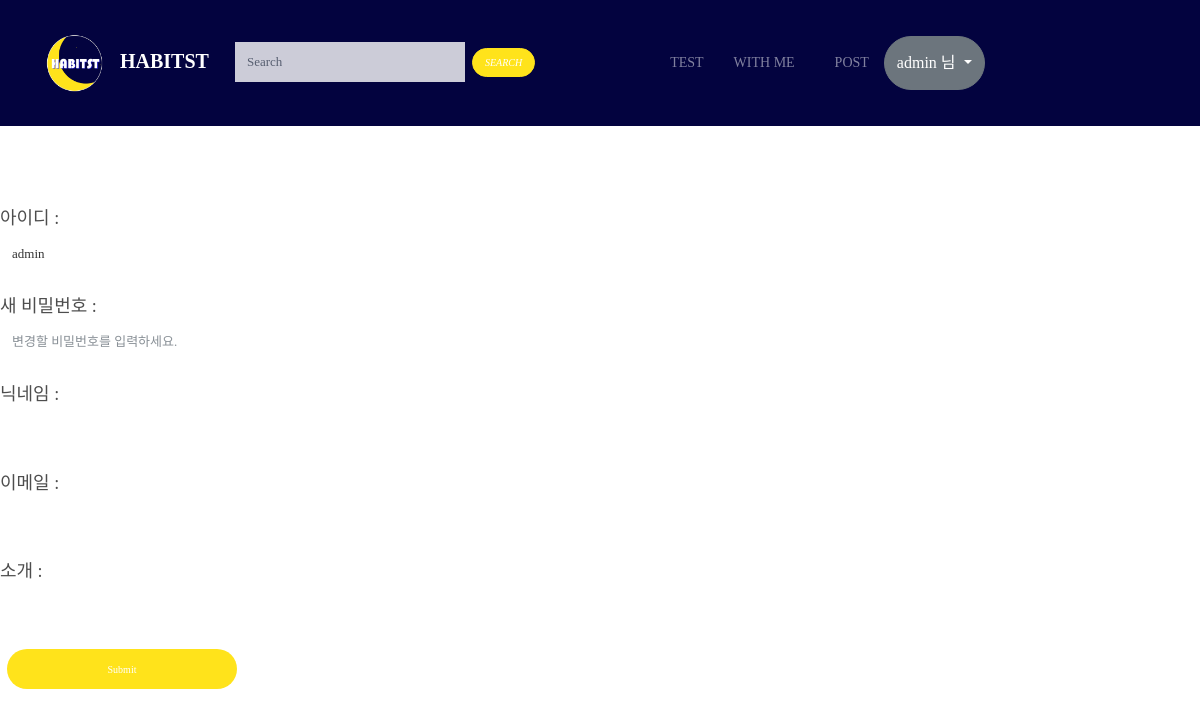
The app's page /profile_update/ (signed in), older data.
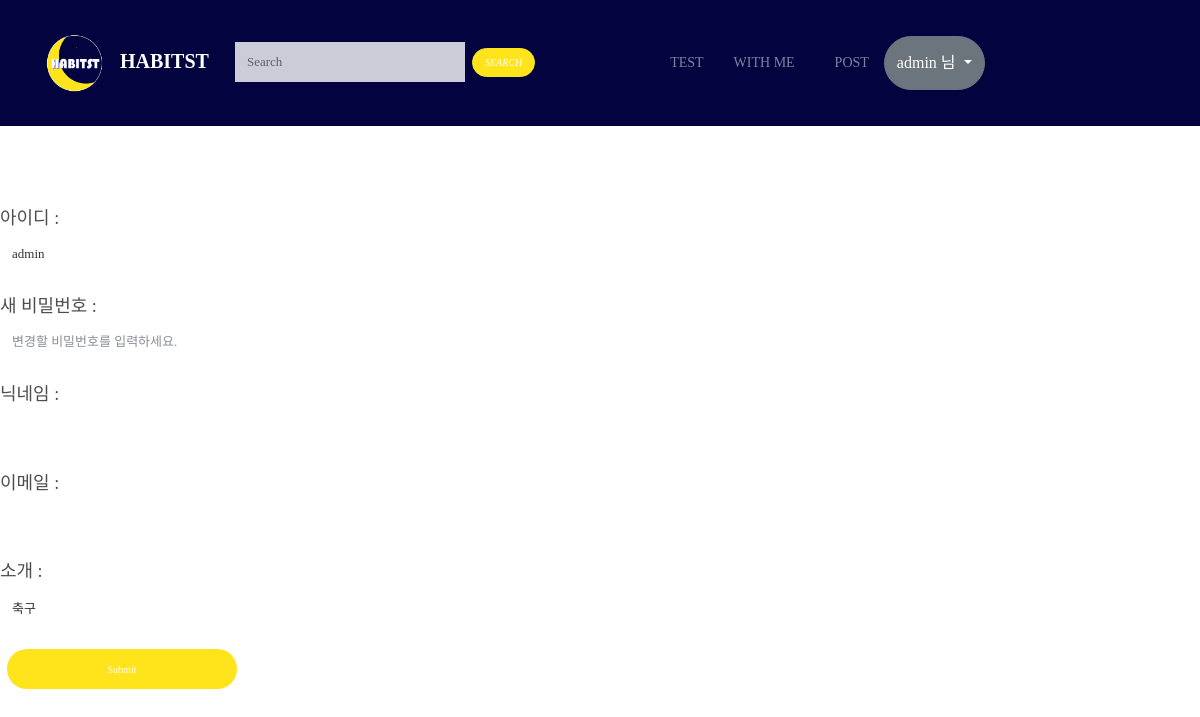
The same page, newer data.
### appname/models.py (models this page shows, shortened)
class CustomUser(AbstractUser):
    nickname = models.CharField(max_length=20)
    phone_number = models.CharField(max_length=20)
    profile_image = models.ImageField(upload_to='images/', blank=True)
    introducemyself = models.CharField(max_length=50)

### appname/views.py (the view, shortened to what this page needs)
# urls.py: path('profile_update/', appname.views.profile_update, name='profile_update'),
@login_required
def profile_update(request):
    if request.method == 'GET':
        return render(request, 'appname/profile_update.html')

### appname/templates/appname/profile_update.html (shortened to what this page needs)
{% extends 'appname/base.html' %}
{% load static %}
{% block content %}
<br><br><br>
<form action="" method="POST" enctype="multipart/form-data">
  <div class="form-group">
    아이디 : <input type="text" class="form-control" id="username" name="username" value="{{ user.username }}">
  </div>
  <div class="form-group">
    새 비밀번호 : <input type="password" class="form-control" id="new_user_pw" name="new_user_pw"
      placeholder="변경할 비밀번호를 입력하세요.">
  </div>
  <div class="form-group">
    닉네임 : <input type="text" class="form-control" id="nickname" name="nickname" value="{{ user.nickname }}">
  </div>
  <div class="form-group">
    이메일 : <input type="email" class="form-control" id="email" name="email" value="{{ user.email }}">
  </div>
  <div class="form-group">
    소개 : <input type="text" class="form-control" id="introducemyself" name="introducemyself"
      value="{{ user.introducemyself }}">
  </div>
  <input type="submit" class="btn btn-primary"></button>
</form>
{% endblock %}

### appname/templates/appname/base.html (shortened to what this page needs)
{% load static %}
{% block nav %}
<!DOCTYPE html>
<html lang="en">
  <head>
     <link href="https://cdn.jsdelivr.net/gh/projectnoonnu/noonfonts_six@1.2/NIXGONM-Vb.woff" rel="stylesheet">
    <link rel="stylesheet" href="{% static 'appname/css/open-iconic-bootstrap.min.css' %}">
    <link rel="stylesheet" href="{% static 'appname/css/animate.css' %}">
    <link rel="stylesheet" href="{% static 'appname/css/owl.carousel.min.css' %}">
    <link rel="stylesheet" href="{% static 'appname/css/owl.theme.default.min.css' %}">
    <link rel="stylesheet" href="{% static 'appname/css/magnific-popup.css' %}">
    <link rel="stylesheet" href="{% static 'appname/css/aos.css' %}">
    <link rel="stylesheet" href="{% static 'appname/css/ionicons.min.css' %}">
    <link rel="stylesheet" href="{% static 'appname/css/bootstrap-datepicker.css' %}">
    <link rel="stylesheet" href="{% static 'appname/css/jquery.timepicker.css' %}">
    <link rel="stylesheet" href="{% static 'appname/css/flaticon.css' %}">
    <link rel="stylesheet" href="{% static 'appname/css/icomoon.css' %}">
    <link rel="stylesheet" href="{% static 'appname/css/style.css' %}">
    <link rel="stylesheet" href="{% static 'appname/css/postblog.css' %}">
    <link rel="stylesheet" href="{% static 'appname/css/postwithme.css' %}">
    <link rel="stylesheet" href="{% static 'appname/css/mypage.css' %}">
  </head>
  <body>
    <nav class="navbar navbar-expand-lg navbar-dark ftco_navbar bg-dark ftco-navbar-light" id="ftco-navbar">
       <div class="container" style="background-color:rgba(3,3,63,1); ">
        <a class="navbar-brand" href="{% url 'main' %}"><img id="_logo_back" src="{% static 'appname/images/logo_back.png' %}">&nbsp;&nbsp; HABITST</a>
      <div class="collapse navbar-collapse" id="ftco-nav">
        <ul class="navbar-nav ml-auto">
          <form class="d-block d-flex" action="{% url 'search' %}" method="post">
            <div class="fields d-block d-flex">
            <input class="form-control" type="search" placeholder="Search" aria-label="Search" name="q" value="{{q}}" autocomplete="off">
            <div class="select-wrap one-third">
            <button class="search-submit btn btn-primary" type="submit"><i class="glyphicon glyphicon-search">SEARCH</i></button>
          </div>
        </div>
            </form>
        <li class="nav-item active"><a href="{% url 'Test:main' %}" class="nav-link">TEST</a></li>
          <li class="nav-item active" style="width : 101px;"><a href="{% url 'shop:index' %}" class="nav-link">WITH ME</a></li>
          <li class="nav-item active"><a href="{% url 'postblog' %}" class="nav-link">POST</a></li>
            {% if user.is_authenticated %}
          <div class="btn-group" role="group" aria-label="Button group with nested dropdown">
            <button id="btnGroupDrop1" type="button" class="btn btn-secondary dropdown-toggle" data-toggle="dropdown" aria-haspopup="true" aria-expanded="false">
              {{ user.username }} 님
            </button>
            {% endif %}
          </div>
        </div>
        </div>
    </nav>
  {% endblock %}
  {% block content %}
  {% endblock %}
  {% block footer %}
  </body>
</html>
{% endblock %}

Row changes from the older to the newer data that the page shows:
changed CustomUser "admin": introducemyself (not shown) → "축구"
